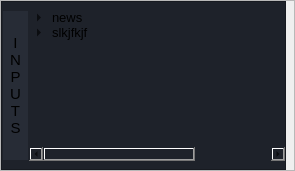
                                          <widget class="QFrame" name="inputs_frame">
                                           <property name="maximumSize">
                                            <size>
                                             <width>16777215</width>
                                             <height>171</height>
                                            </size>
                                           </property>
                                           <property name="styleSheet">
                                            <string notr="true"/>
                                           </property>
                                           <property name="frameShape">
                                            <enum>QFrame::StyledPanel</enum>
                                           </property>
                                           <property name="frameShadow">
                                            <enum>QFrame::Raised</enum>
                                           </property>
                                           <layout class="QHBoxLayout" name="horizontalLayout">
                                            <property name="leftMargin">
                                             <number>0</number>
                                            </property>
                                            <property name="topMargin">
                                             <number>0</number>
                                            </property>
                                            <property name="rightMargin">
                                             <number>8</number>
                                            </property>
                                            <property name="bottomMargin">
                                             <number>0</number>
                                            </property>
                                            <item>
                                             <widget class="QFrame" name="intput_treeWid_frame">
                                              <property name="styleSheet">
                                               <string notr="true">background-color: rgb(30, 34, 42);</string>
                                              </property>
                                              <property name="frameShape">
                                               <enum>QFrame::StyledPanel</enum>
                                              </property>
                                              <property name="frameShadow">
                                               <enum>QFrame::Raised</enum>
                                              </property>
                                              <layout class="QGridLayout" name="gridLayout_21">
                                               <property name="leftMargin">
                                                <number>0</number>
                                               </property>
                                               <property name="topMargin">
                                                <number>8</number>
                                               </property>
                                               <property name="rightMargin">
                                                <number>0</number>
                                               </property>
                                               <property name="bottomMargin">
                                                <number>8</number>
                                               </property>
                                               <property name="spacing">
                                                <number>0</number>
                                               </property>
                                               <item row="0" column="0">
                                                <widget class="QFrame" name="input_label_frame">
                                                 <property name="minimumSize">
                                                  <size>
                                                   <width>10</width>
                                                   <height>0</height>
                                                  </size>
                                                 </property>
                                                 <property name="styleSheet">
                                                  <string notr="true">background-color: rgb(39, 44, 54);</string>
                                                 </property>
                                                 <property name="frameShape">
                                                  <enum>QFrame::StyledPanel</enum>
                                                 </property>
                                                 <property name="frameShadow">
                                                  <enum>QFrame::Raised</enum>
                                                 </property>
                                                 <layout class="QHBoxLayout" name="horizontalLayout_2">
                                                  <property name="spacing">
                                                   <number>0</number>
                                                  </property>
                                                  <property name="leftMargin">
                                                   <number>7</number>
                                                  </property>
                                                  <property name="topMargin">
                                                   <number>0</number>
                                                  </property>
                                                  <property name="rightMargin">
                                                   <number>7</number>
                                                  </property>
                                                  <property name="bottomMargin">
                                                   <number>0</number>
                                                  </property>
                                                  <item>
                                                   <widget class="QLabel" name="input_label">
                                                    <property name="minimumSize">
                                                     <size>
                                                      <width>10</width>
                                                      <height>0</height>
                                                     </size>
                                                    </property>
                                                    <property name="font">
                                                     <font>
                                                      <pointsize>11</pointsize>
                                                     </font>
                                                    </property>
                                                    <property name="layoutDirection">
                                                     <enum>Qt::LeftToRight</enum>
                                                    </property>
                                                    <property name="text">
                                                     <string>I
N
P
U
T
S</string>
                                                    </property>
                                                    <property name="alignment">
                                                     <set>Qt::AlignCenter</set>
                                                    </property>
                                                   </widget>
                                                  </item>
                                                 </layout>
                                                </widget>
                                               </item>
                                               <item row="0" column="1">
                                                <widget class="QTreeWidget" name="input_TreeWid">
                                                 <property name="minimumSize">
                                                  <size>
                                                   <width>200</width>
                                                   <height>0</height>
                                                  </size>
                                                 </property>
                                                 <property name="font">
                                                  <font>
                                                   <pointsize>10</pointsize>
                                                  </font>
                                                 </property>
                                                 <property name="styleSheet">
                                                  <string notr="true">QTableWidget {	
	background-color: rgb(39, 44, 54);
	padding: 10px;
	border-radius: 5px;
	gridline-color: rgb(44, 49, 60);
	border-bottom: 1px solid rgb(44, 49, 60);
}
QTableWidget::item{
	border-top: 1px solid red;
	border-color: rgb(44, 49, 60);
	padding-left: 5px;
	padding-right: 5px;
	gridline-color: rgb(44, 49, 60);
}
QTableWidget::item:selected{
	background-color: rgb(85, 170, 255);
}
QScrollBar:horizontal {
    border: none;
    background: rgb(52, 59, 72);
    height: 14px;
    margin: 0px 21px 0 21px;
	border-radius: 0px;
}
 QScrollBar:vertical {
	border: none;
    background: rgb(52, 59, 72);
    width: 14px;
    margin: 21px 0 21px 0;
	border-radius: 0px;
 }
QHeaderView::section{
	Background-color: rgb(39, 44, 54);
	max-width: 30px;
	border: 1px solid rgb(44, 49, 60);
	border-style: none;
    border-bottom: 1px solid rgb(44, 49, 60);
    border-right: 1px solid rgb(44, 49, 60);
}
QTableWidget::horizontalHeader {	
	background-color: rgb(81, 255, 0);
}
QHeaderView::section:horizontal
{
    border: 1px solid rgb(32, 34, 42);
	background-color: rgb(27, 29, 35);
	padding: 3px;
	border-top-left-radius: 7px;
    border-top-right-radius: 7px;
}
QHeaderView::section:vertical
{
    border: 1px solid rgb(44, 49, 60);
}
</string>
                                                 </property>
                                                 <property name="frameShape">
                                                  <enum>QFrame::NoFrame</enum>
                                                 </property>
                                                 <property name="frameShadow">
                                                  <enum>QFrame::Sunken</enum>
                                                 </property>
                                                 <property name="horizontalScrollMode">
                                                  <enum>QAbstractItemView::ScrollPerItem</enum>
                                                 </property>
                                                 <property name="columnCount">
                                                  <number>3</number>
                                                 </property>
                                                 <attribute name="headerVisible">
                                                  <bool>false</bool>
                                                 </attribute>
                                                 <attribute name="headerCascadingSectionResizes">
                                                  <bool>false</bool>
                                                 </attribute>
                                                 <column>
                                                  <property name="text">
                                                   <string notr="true">1</string>
                                                  </property>
                                                 </column>
                                                 <column>
                                                  <property name="text">
                                                   <string notr="true">2</string>
                                                  </property>
                                                 </column>
                                                 <column>
                                                  <property name="text">
                                                   <string notr="true">3</string>
                                                  </property>
                                                 </column>
                                                 <item>
                                                  <property name="text">
                                                   <string>news</string>
                                                  </property>
                                                  <item>
                                                   <property name="text">
                                                    <string>fsdjfhh</string>
                                                   </property>
                                                  </item>
                                                 </item>
                                                 <item>
                                                  <property name="text">
                                                   <string>slkjfkjf</string>
                                                  </property>
                                                  <item>
                                                   <property name="text">
                                                    <string>sdgsdg</string>
                                                   </property>
                                                  </item>
                                                 </item>
                                                </widget>
                                               </item>
                                              </layout>
                                             </widget>
                                            </item>
                                           </layout>
                                          </widget>
